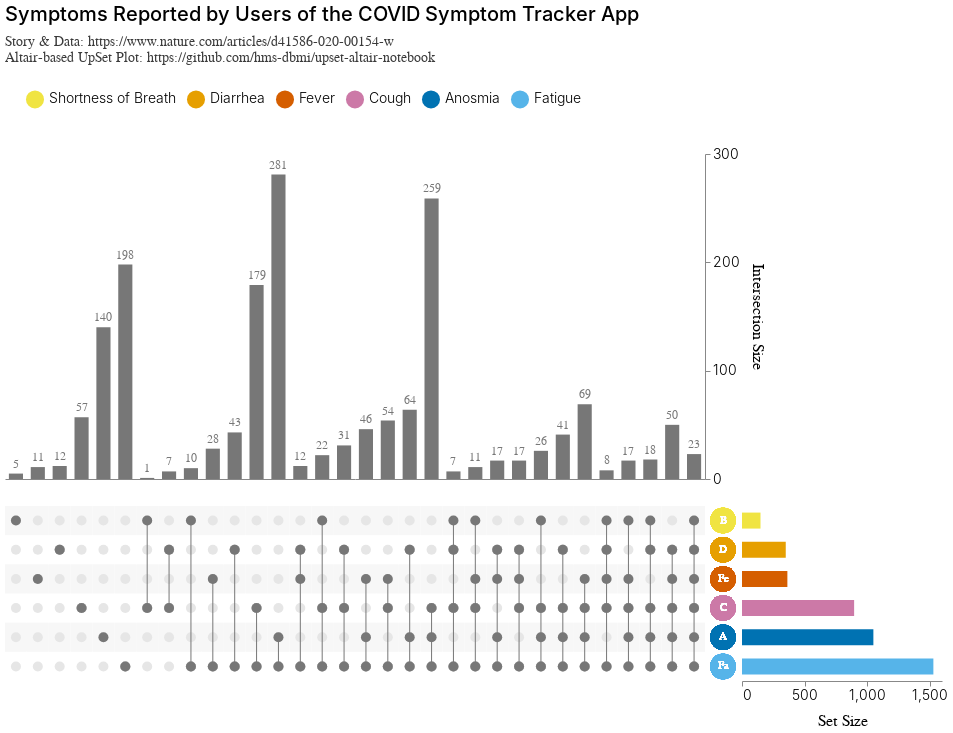

This figure's Vega-Lite source:
### Vega-Lite specification from a JSON file in a GitHub repository (floating-point values rounded to 4 significant figures; data arrays with more than 128 entries replaced by an {"elided": "..."} marker saying what was removed)
{"config": {"view": {"continuousWidth": 400, "continuousHeight": 300, "stroke": null}, "axis": {"labelFontSize": 14, "labelFontWeight": 300, "titleFontSize": 16, "titleFontWeight": 400, "titlePadding": 10}, "concat": {"spacing": 0}, "legend": {"labelFontSize": 14, "labelFontWeight": 300, "orient": "top", "padding": 20, "symbolSize": 325.0, "symbolType": "circle", "titleFontSize": 16, "titleFontWeight": 400}, "title": {"anchor": "start", "fontSize": 18, "fontWeight": 400, "subtitlePadding": 10}}, "vconcat": [{"layer": [{"mark": {"type": "bar", "color": "#3A3A3A", "size": 14.12}, "encoding": {"color": {"condition": {"value": "#3A3A3A", "selection": {"not": "selector017"}}, "value": "#777"}, "tooltip": [{"type": "quantitative", "aggregate": "max", "field": "count", "title": "Cardinality"}, {"type": "quantitative", "field": "degree", "title": "Degree"}], "x": {"type": "nominal", "axis": {"domain": true, "grid": false, "labels": false, "ticks": false}, "field": "intersection_id", "sort": {"field": "degree", "order": "ascending"}, "title": null}, "y": {"type": "quantitative", "aggregate": "max", "axis": {"grid": false, "orient": "right", "tickCount": 3}, "field": "count", "title": "Intersection Size"}}, "height": 325.0, "selection": {"selector017": {"type": "single", "fields": ["intersection_id"], "on": "mouseover"}, "selector016": {"type": "multi", "fields": ["set"], "bind": "legend"}}, "transform": [{"filter": {"selection": "selector016"}}, {"pivot": "set", "value": "is_intersect", "groupby": ["intersection_id", "count"], "op": "max"}, {"aggregate": [{"op": "sum", "field": "count", "as": "count"}], "groupby": ["Shortness of Breath", "Diarrhea", "Fever", "Cough", "Anosmia", "Fatigue"]}, {"calculate": "(isDefined(datum['Shortness of Breath']) ? datum['Shortness of Breath'] : 0)+(isDefined(datum['Diarrhea']) ? datum['Diarrhea'] : 0)+(isDefined(datum['Fever']) ? datum['Fever'] : 0)+(isDefined(datum['Cough']) ? datum['Cough'] : 0)+(isDefined(datum['Anosmia']) ? datum['Anosmia'] : 0)+(isDefined(datum['Fatigue']) ? datum['Fatigue'] : 0)", "as": "degree"}, {"filter": "(datum['degree'] !== 0)"}, {"window": [{"op": "row_number", "field": "", "as": "intersection_id"}], "frame": [null, null]}, {"fold": ["Shortness of Breath", "Diarrhea", "Fever", "Cough", "Anosmia", "Fatigue"], "as": ["set", "is_intersect"]}, {"lookup": "set", "from": {"data": {"name": "data-edc52b94e708b8ac518e05227a1d24db"}, "key": "set", "fields": ["set_abbre"]}}, {"lookup": "set", "from": {"data": {"name": "data-845b010f0be9092a4e24abf6f511af02"}, "key": "set", "fields": ["set_order"]}}, {"filter": {"selection": "selector016"}}, {"window": [{"op": "distinct", "field": "set", "as": "set_order"}], "frame": [null, 0], "sort": [{"field": "set_order"}]}], "width": 700}, {"mark": {"type": "text", "color": "#3A3A3A", "dy": -10, "size": 12}, "encoding": {"color": {"condition": {"value": "#3A3A3A", "selection": {"not": "selector017"}}, "value": "#777"}, "text": {"type": "quantitative", "field": "count", "format": ".0f"}, "tooltip": [{"type": "quantitative", "aggregate": "max", "field": "count", "title": "Cardinality"}, {"type": "quantitative", "field": "degree", "title": "Degree"}], "x": {"type": "nominal", "axis": {"domain": true, "grid": false, "labels": false, "ticks": false}, "field": "intersection_id", "sort": {"field": "degree", "order": "ascending"}, "title": null}, "y": {"type": "quantitative", "aggregate": "max", "axis": {"grid": false, "orient": "right", "tickCount": 3}, "field": "count", "title": "Intersection Size"}}, "height": 325.0, "transform": [{"filter": {"selection": "selector016"}}, {"pivot": "set", "value": "is_intersect", "groupby": ["intersection_id", "count"], "op": "max"}, {"aggregate": [{"op": "sum", "field": "count", "as": "count"}], "groupby": ["Shortness of Breath", "Diarrhea", "Fever", "Cough", "Anosmia", "Fatigue"]}, {"calculate": "(isDefined(datum['Shortness of Breath']) ? datum['Shortness of Breath'] : 0)+(isDefined(datum['Diarrhea']) ? datum['Diarrhea'] : 0)+(isDefined(datum['Fever']) ? datum['Fever'] : 0)+(isDefined(datum['Cough']) ? datum['Cough'] : 0)+(isDefined(datum['Anosmia']) ? datum['Anosmia'] : 0)+(isDefined(datum['Fatigue']) ? datum['Fatigue'] : 0)", "as": "degree"}, {"filter": "(datum['degree'] !== 0)"}, {"window": [{"op": "row_number", "field": "", "as": "intersection_id"}], "frame": [null, null]}, {"fold": ["Shortness of Breath", "Diarrhea", "Fever", "Cough", "Anosmia", "Fatigue"], "as": ["set", "is_intersect"]}, {"lookup": "set", "from": {"data": {"name": "data-edc52b94e708b8ac518e05227a1d24db"}, "key": "set", "fields": ["set_abbre"]}}, {"lookup": "set", "from": {"data": {"name": "data-845b010f0be9092a4e24abf6f511af02"}, "key": "set", "fields": ["set_order"]}}, {"filter": {"selection": "selector016"}}, {"window": [{"op": "distinct", "field": "set", "as": "set_order"}], "frame": [null, 0], "sort": [{"field": "set_order"}]}], "width": 700}]}, {"hconcat": [{"layer": [{"mark": {"type": "circle", "opacity": 1, "size": 100}, "encoding": {"color": {"condition": {"value": "#3A3A3A", "selection": {"not": "selector017"}}, "value": "#777"}, "tooltip": [{"type": "quantitative", "aggregate": "max", "field": "count", "title": "Cardinality"}, {"type": "quantitative", "field": "degree", "title": "Degree"}], "x": {"type": "nominal", "axis": {"domain": false, "grid": false, "labels": false, "ticks": false}, "field": "intersection_id", "sort": {"field": "degree", "order": "ascending"}, "title": null}, "y": {"type": "nominal", "axis": {"domain": false, "grid": false, "labels": false, "ticks": false}, "field": "set_order", "title": null}}, "height": 175.0, "selection": {"selector017": {"type": "single", "fields": ["intersection_id"], "on": "mouseover"}, "selector016": {"type": "multi", "fields": ["set"], "bind": "legend"}}, "transform": [{"filter": {"selection": "selector016"}}, {"pivot": "set", "value": "is_intersect", "groupby": ["intersection_id", "count"], "op": "max"}, {"aggregate": [{"op": "sum", "field": "count", "as": "count"}], "groupby": ["Shortness of Breath", "Diarrhea", "Fever", "Cough", "Anosmia", "Fatigue"]}, {"calculate": "(isDefined(datum['Shortness of Breath']) ? datum['Shortness of Breath'] : 0)+(isDefined(datum['Diarrhea']) ? datum['Diarrhea'] : 0)+(isDefined(datum['Fever']) ? datum['Fever'] : 0)+(isDefined(datum['Cough']) ? datum['Cough'] : 0)+(isDefined(datum['Anosmia']) ? datum['Anosmia'] : 0)+(isDefined(datum['Fatigue']) ? datum['Fatigue'] : 0)", "as": "degree"}, {"filter": "(datum['degree'] !== 0)"}, {"window": [{"op": "row_number", "field": "", "as": "intersection_id"}], "frame": [null, null]}, {"fold": ["Shortness of Breath", "Diarrhea", "Fever", "Cough", "Anosmia", "Fatigue"], "as": ["set", "is_intersect"]}, {"lookup": "set", "from": {"data": {"name": "data-edc52b94e708b8ac518e05227a1d24db"}, "key": "set", "fields": ["set_abbre"]}}, {"lookup": "set", "from": {"data": {"name": "data-845b010f0be9092a4e24abf6f511af02"}, "key": "set", "fields": ["set_order"]}}, {"filter": {"selection": "selector016"}}, {"window": [{"op": "distinct", "field": "set", "as": "set_order"}], "frame": [null, 0], "sort": [{"field": "set_order"}]}, {"filter": "(datum['is_intersect'] === 1)"}], "width": 700}, {"mark": "rect", "encoding": {"color": {"value": "#F7F7F7"}, "tooltip": [{"type": "quantitative", "aggregate": "max", "field": "count", "title": "Cardinality"}, {"type": "quantitative", "field": "degree", "title": "Degree"}], "x": {"type": "nominal", "axis": {"domain": false, "grid": false, "labels": false, "ticks": false}, "field": "intersection_id", "sort": {"field": "degree", "order": "ascending"}, "title": null}, "y": {"type": "nominal", "axis": {"domain": false, "grid": false, "labels": false, "ticks": false}, "field": "set_order", "title": null}}, "height": 175.0, "transform": [{"filter": {"selection": "selector016"}}, {"pivot": "set", "value": "is_intersect", "groupby": ["intersection_id", "count"], "op": "max"}, {"aggregate": [{"op": "sum", "field": "count", "as": "count"}], "groupby": ["Shortness of Breath", "Diarrhea", "Fever", "Cough", "Anosmia", "Fatigue"]}, {"calculate": "(isDefined(datum['Shortness of Breath']) ? datum['Shortness of Breath'] : 0)+(isDefined(datum['Diarrhea']) ? datum['Diarrhea'] : 0)+(isDefined(datum['Fever']) ? datum['Fever'] : 0)+(isDefined(datum['Cough']) ? datum['Cough'] : 0)+(isDefined(datum['Anosmia']) ? datum['Anosmia'] : 0)+(isDefined(datum['Fatigue']) ? datum['Fatigue'] : 0)", "as": "degree"}, {"filter": "(datum['degree'] !== 0)"}, {"window": [{"op": "row_number", "field": "", "as": "intersection_id"}], "frame": [null, null]}, {"fold": ["Shortness of Breath", "Diarrhea", "Fever", "Cough", "Anosmia", "Fatigue"], "as": ["set", "is_intersect"]}, {"lookup": "set", "from": {"data": {"name": "data-edc52b94e708b8ac518e05227a1d24db"}, "key": "set", "fields": ["set_abbre"]}}, {"lookup": "set", "from": {"data": {"name": "data-845b010f0be9092a4e24abf6f511af02"}, "key": "set", "fields": ["set_order"]}}, {"filter": {"selection": "selector016"}}, {"window": [{"op": "distinct", "field": "set", "as": "set_order"}], "frame": [null, 0], "sort": [{"field": "set_order"}]}, {"filter": "((datum['set_order'] % 2) === 1)"}], "width": 700}, {"mark": {"type": "circle", "opacity": 1, "size": 100}, "encoding": {"color": {"value": "#E6E6E6"}, "tooltip": [{"type": "quantitative", "aggregate": "max", "field": "count", "title": "Cardinality"}, {"type": "quantitative", "field": "degree", "title": "Degree"}], "x": {"type": "nominal", "axis": {"domain": false, "grid": false, "labels": false, "ticks": false}, "field": "intersection_id", "sort": {"field": "degree", "order": "ascending"}, "title": null}, "y": {"type": "nominal", "axis": {"domain": false, "grid": false, "labels": false, "ticks": false}, "field": "set_order", "title": null}}, "height": 175.0, "transform": [{"filter": {"selection": "selector016"}}, {"pivot": "set", "value": "is_intersect", "groupby": ["intersection_id", "count"], "op": "max"}, {"aggregate": [{"op": "sum", "field": "count", "as": "count"}], "groupby": ["Shortness of Breath", "Diarrhea", "Fever", "Cough", "Anosmia", "Fatigue"]}, {"calculate": "(isDefined(datum['Shortness of Breath']) ? datum['Shortness of Breath'] : 0)+(isDefined(datum['Diarrhea']) ? datum['Diarrhea'] : 0)+(isDefined(datum['Fever']) ? datum['Fever'] : 0)+(isDefined(datum['Cough']) ? datum['Cough'] : 0)+(isDefined(datum['Anosmia']) ? datum['Anosmia'] : 0)+(isDefined(datum['Fatigue']) ? datum['Fatigue'] : 0)", "as": "degree"}, {"filter": "(datum['degree'] !== 0)"}, {"window": [{"op": "row_number", "field": "", "as": "intersection_id"}], "frame": [null, null]}, {"fold": ["Shortness of Breath", "Diarrhea", "Fever", "Cough", "Anosmia", "Fatigue"], "as": ["set", "is_intersect"]}, {"lookup": "set", "from": {"data": {"name": "data-edc52b94e708b8ac518e05227a1d24db"}, "key": "set", "fields": ["set_abbre"]}}, {"lookup": "set", "from": {"data": {"name": "data-845b010f0be9092a4e24abf6f511af02"}, "key": "set", "fields": ["set_order"]}}, {"filter": {"selection": "selector016"}}, {"window": [{"op": "distinct", "field": "set", "as": "set_order"}], "frame": [null, 0], "sort": [{"field": "set_order"}]}], "width": 700}, {"mark": {"type": "bar", "color": "#3A3A3A", "size": 1}, "encoding": {"color": {"condition": {"value": "#3A3A3A", "selection": {"not": "selector017"}}, "value": "#777"}, "tooltip": [{"type": "quantitative", "aggregate": "max", "field": "count", "title": "Cardinality"}, {"type": "quantitative", "field": "degree", "title": "Degree"}], "x": {"type": "nominal", "axis": {"domain": true, "grid": false, "labels": false, "ticks": false}, "field": "intersection_id", "sort": {"field": "degree", "order": "ascending"}, "title": null}, "y": {"type": "nominal", "aggregate": "min", "field": "set_order"}, "y2": {"aggregate": "max", "field": "set_order"}}, "height": 325.0, "transform": [{"filter": {"selection": "selector016"}}, {"pivot": "set", "value": "is_intersect", "groupby": ["intersection_id", "count"], "op": "max"}, {"aggregate": [{"op": "sum", "field": "count", "as": "count"}], "groupby": ["Shortness of Breath", "Diarrhea", "Fever", "Cough", "Anosmia", "Fatigue"]}, {"calculate": "(isDefined(datum['Shortness of Breath']) ? datum['Shortness of Breath'] : 0)+(isDefined(datum['Diarrhea']) ? datum['Diarrhea'] : 0)+(isDefined(datum['Fever']) ? datum['Fever'] : 0)+(isDefined(datum['Cough']) ? datum['Cough'] : 0)+(isDefined(datum['Anosmia']) ? datum['Anosmia'] : 0)+(isDefined(datum['Fatigue']) ? datum['Fatigue'] : 0)", "as": "degree"}, {"filter": "(datum['degree'] !== 0)"}, {"window": [{"op": "row_number", "field": "", "as": "intersection_id"}], "frame": [null, null]}, {"fold": ["Shortness of Breath", "Diarrhea", "Fever", "Cough", "Anosmia", "Fatigue"], "as": ["set", "is_intersect"]}, {"lookup": "set", "from": {"data": {"name": "data-edc52b94e708b8ac518e05227a1d24db"}, "key": "set", "fields": ["set_abbre"]}}, {"lookup": "set", "from": {"data": {"name": "data-845b010f0be9092a4e24abf6f511af02"}, "key": "set", "fields": ["set_order"]}}, {"filter": {"selection": "selector016"}}, {"window": [{"op": "distinct", "field": "set", "as": "set_order"}], "frame": [null, 0], "sort": [{"field": "set_order"}]}, {"filter": "(datum['is_intersect'] === 1)"}], "width": 700}, {"mark": {"type": "circle", "opacity": 1, "size": 100}, "encoding": {"color": {"condition": {"value": "#3A3A3A", "selection": {"not": "selector017"}}, "value": "#777"}, "tooltip": [{"type": "quantitative", "aggregate": "max", "field": "count", "title": "Cardinality"}, {"type": "quantitative", "field": "degree", "title": "Degree"}], "x": {"type": "nominal", "axis": {"domain": false, "grid": false, "labels": false, "ticks": false}, "field": "intersection_id", "sort": {"field": "degree", "order": "ascending"}, "title": null}, "y": {"type": "nominal", "axis": {"domain": false, "grid": false, "labels": false, "ticks": false}, "field": "set_order", "title": null}}, "height": 175.0, "transform": [{"filter": {"selection": "selector016"}}, {"pivot": "set", "value": "is_intersect", "groupby": ["intersection_id", "count"], "op": "max"}, {"aggregate": [{"op": "sum", "field": "count", "as": "count"}], "groupby": ["Shortness of Breath", "Diarrhea", "Fever", "Cough", "Anosmia", "Fatigue"]}, {"calculate": "(isDefined(datum['Shortness of Breath']) ? datum['Shortness of Breath'] : 0)+(isDefined(datum['Diarrhea']) ? datum['Diarrhea'] : 0)+(isDefined(datum['Fever']) ? datum['Fever'] : 0)+(isDefined(datum['Cough']) ? datum['Cough'] : 0)+(isDefined(datum['Anosmia']) ? datum['Anosmia'] : 0)+(isDefined(datum['Fatigue']) ? datum['Fatigue'] : 0)", "as": "degree"}, {"filter": "(datum['degree'] !== 0)"}, {"window": [{"op": "row_number", "field": "", "as": "intersection_id"}], "frame": [null, null]}, {"fold": ["Shortness of Breath", "Diarrhea", "Fever", "Cough", "Anosmia", "Fatigue"], "as": ["set", "is_intersect"]}, {"lookup": "set", "from": {"data": {"name": "data-edc52b94e708b8ac518e05227a1d24db"}, "key": "set", "fields": ["set_abbre"]}}, {"lookup": "set", "from": {"data": {"name": "data-845b010f0be9092a4e24abf6f511af02"}, "key": "set", "fields": ["set_order"]}}, {"filter": {"selection": "selector016"}}, {"window": [{"op": "distinct", "field": "set", "as": "set_order"}], "frame": [null, 0], "sort": [{"field": "set_order"}]}, {"filter": "(datum['is_intersect'] === 1)"}], "width": 700}]}, {"layer": [{"mark": {"type": "circle", "size": 650}, "encoding": {"color": {"type": "nominal", "field": "set", "scale": {"domain": ["Shortness of Breath", "Diarrhea", "Fever", "Cough", "Anosmia", "Fatigue"], "range": ["#F0E442", "#E69F00", "#D55E00", "#CC79A7", "#0072B2", "#56B4E9"]}, "title": null}, "opacity": {"value": 1}, "y": {"type": "nominal", "axis": {"domain": false, "grid": false, "labels": false, "ticks": false}, "field": "set_order", "title": null}}, "selection": {"selector016": {"type": "multi", "fields": ["set"], "bind": "legend"}}, "transform": [{"filter": {"selection": "selector016"}}, {"pivot": "set", "value": "is_intersect", "groupby": ["intersection_id", "count"], "op": "max"}, {"aggregate": [{"op": "sum", "field": "count", "as": "count"}], "groupby": ["Shortness of Breath", "Diarrhea", "Fever", "Cough", "Anosmia", "Fatigue"]}, {"calculate": "(isDefined(datum['Shortness of Breath']) ? datum['Shortness of Breath'] : 0)+(isDefined(datum['Diarrhea']) ? datum['Diarrhea'] : 0)+(isDefined(datum['Fever']) ? datum['Fever'] : 0)+(isDefined(datum['Cough']) ? datum['Cough'] : 0)+(isDefined(datum['Anosmia']) ? datum['Anosmia'] : 0)+(isDefined(datum['Fatigue']) ? datum['Fatigue'] : 0)", "as": "degree"}, {"filter": "(datum['degree'] !== 0)"}, {"window": [{"op": "row_number", "field": "", "as": "intersection_id"}], "frame": [null, null]}, {"fold": ["Shortness of Breath", "Diarrhea", "Fever", "Cough", "Anosmia", "Fatigue"], "as": ["set", "is_intersect"]}, {"lookup": "set", "from": {"data": {"name": "data-edc52b94e708b8ac518e05227a1d24db"}, "key": "set", "fields": ["set_abbre"]}}, {"lookup": "set", "from": {"data": {"name": "data-845b010f0be9092a4e24abf6f511af02"}, "key": "set", "fields": ["set_order"]}}, {"filter": {"selection": "selector016"}}, {"window": [{"op": "distinct", "field": "set", "as": "set_order"}], "frame": [null, 0], "sort": [{"field": "set_order"}]}]}, {"mark": {"type": "text", "align": "center"}, "encoding": {"color": {"value": "white"}, "opacity": {"value": 1}, "text": {"type": "nominal", "field": "set_abbre"}, "y": {"type": "nominal", "axis": {"domain": false, "grid": false, "labels": false, "ticks": false}, "field": "set_order", "title": null}}, "transform": [{"filter": {"selection": "selector016"}}, {"pivot": "set", "value": "is_intersect", "groupby": ["intersection_id", "count"], "op": "max"}, {"aggregate": [{"op": "sum", "field": "count", "as": "count"}], "groupby": ["Shortness of Breath", "Diarrhea", "Fever", "Cough", "Anosmia", "Fatigue"]}, {"calculate": "(isDefined(datum['Shortness of Breath']) ? datum['Shortness of Breath'] : 0)+(isDefined(datum['Diarrhea']) ? datum['Diarrhea'] : 0)+(isDefined(datum['Fever']) ? datum['Fever'] : 0)+(isDefined(datum['Cough']) ? datum['Cough'] : 0)+(isDefined(datum['Anosmia']) ? datum['Anosmia'] : 0)+(isDefined(datum['Fatigue']) ? datum['Fatigue'] : 0)", "as": "degree"}, {"filter": "(datum['degree'] !== 0)"}, {"window": [{"op": "row_number", "field": "", "as": "intersection_id"}], "frame": [null, null]}, {"fold": ["Shortness of Breath", "Diarrhea", "Fever", "Cough", "Anosmia", "Fatigue"], "as": ["set", "is_intersect"]}, {"lookup": "set", "from": {"data": {"name": "data-edc52b94e708b8ac518e05227a1d24db"}, "key": "set", "fields": ["set_abbre"]}}, {"lookup": "set", "from": {"data": {"name": "data-845b010f0be9092a4e24abf6f511af02"}, "key": "set", "fields": ["set_order"]}}, {"filter": {"selection": "selector016"}}, {"window": [{"op": "distinct", "field": "set", "as": "set_order"}], "frame": [null, 0], "sort": [{"field": "set_order"}]}]}]}, {"mark": {"type": "bar", "size": 16}, "encoding": {"color": {"type": "nominal", "field": "set", "scale": {"domain": ["Shortness of Breath", "Diarrhea", "Fever", "Cough", "Anosmia", "Fatigue"], "range": ["#F0E442", "#E69F00", "#D55E00", "#CC79A7", "#0072B2", "#56B4E9"]}, "title": null}, "opacity": {"value": 1}, "x": {"type": "quantitative", "aggregate": "sum", "axis": {"grid": false, "tickCount": 3}, "field": "count", "title": "Set Size"}, "y": {"type": "nominal", "axis": {"domain": false, "grid": false, "labels": false, "ticks": false}, "field": "set_order", "title": null}}, "selection": {"selector016": {"type": "multi", "fields": ["set"], "bind": "legend"}}, "transform": [{"filter": {"selection": "selector016"}}, {"pivot": "set", "value": "is_intersect", "groupby": ["intersection_id", "count"], "op": "max"}, {"aggregate": [{"op": "sum", "field": "count", "as": "count"}], "groupby": ["Shortness of Breath", "Diarrhea", "Fever", "Cough", "Anosmia", "Fatigue"]}, {"calculate": "(isDefined(datum['Shortness of Breath']) ? datum['Shortness of Breath'] : 0)+(isDefined(datum['Diarrhea']) ? datum['Diarrhea'] : 0)+(isDefined(datum['Fever']) ? datum['Fever'] : 0)+(isDefined(datum['Cough']) ? datum['Cough'] : 0)+(isDefined(datum['Anosmia']) ? datum['Anosmia'] : 0)+(isDefined(datum['Fatigue']) ? datum['Fatigue'] : 0)", "as": "degree"}, {"filter": "(datum['degree'] !== 0)"}, {"window": [{"op": "row_number", "field": "", "as": "intersection_id"}], "frame": [null, null]}, {"fold": ["Shortness of Breath", "Diarrhea", "Fever", "Cough", "Anosmia", "Fatigue"], "as": ["set", "is_intersect"]}, {"lookup": "set", "from": {"data": {"name": "data-edc52b94e708b8ac518e05227a1d24db"}, "key": "set", "fields": ["set_abbre"]}}, {"lookup": "set", "from": {"data": {"name": "data-845b010f0be9092a4e24abf6f511af02"}, "key": "set", "fields": ["set_order"]}}, {"filter": {"selection": "selector016"}}, {"window": [{"op": "distinct", "field": "set", "as": "set_order"}], "frame": [null, 0], "sort": [{"field": "set_order"}]}, {"filter": "(datum['is_intersect'] === 1)"}], "width": 200}], "resolve": {"scale": {"y": "shared"}}, "spacing": 5}], "data": {"name": "data-51a18922e537214846aa112d1ccd2e10"}, "spacing": 20, "title": {"text": "Symptoms Reported by Users of the COVID Symptom Tracker App", "subtitle": ["Story & Data: https://www.nature.com/articles/d41586-020-00154-w", "Altair-based UpSet Plot: https://github.com/hms-dbmi/upset-altair-notebook"], "fontSize": 20, "fontWeight": 500, "subtitleColor": "#3A3A3A", "subtitleFontSize": 14}, "$schema": "https://vega.github.io/schema/vega-lite/v4.0.0.json", "datasets": {"data-51a18922e537214846aa112d1ccd2e10": {"elided": "192 records"}, "data-edc52b94e708b8ac518e05227a1d24db": [{"set": "Shortness of Breath", "set_abbre": "B"}, {"set": "Diarrhea", "set_abbre": "D"}, {"set": "Fever", "set_abbre": "Fe"}, {"set": "Cough", "set_abbre": "C"}, {"set": "Anosmia", "set_abbre": "A"}, {"set": "Fatigue", "set_abbre": "Fa"}], "data-845b010f0be9092a4e24abf6f511af02": [{"set": "Shortness of Breath", "set_order": 1}, {"set": "Diarrhea", "set_order": 2}, {"set": "Fever", "set_order": 3}, {"set": "Cough", "set_order": 4}, {"set": "Anosmia", "set_order": 5}, {"set": "Fatigue", "set_order": 6}]}}
